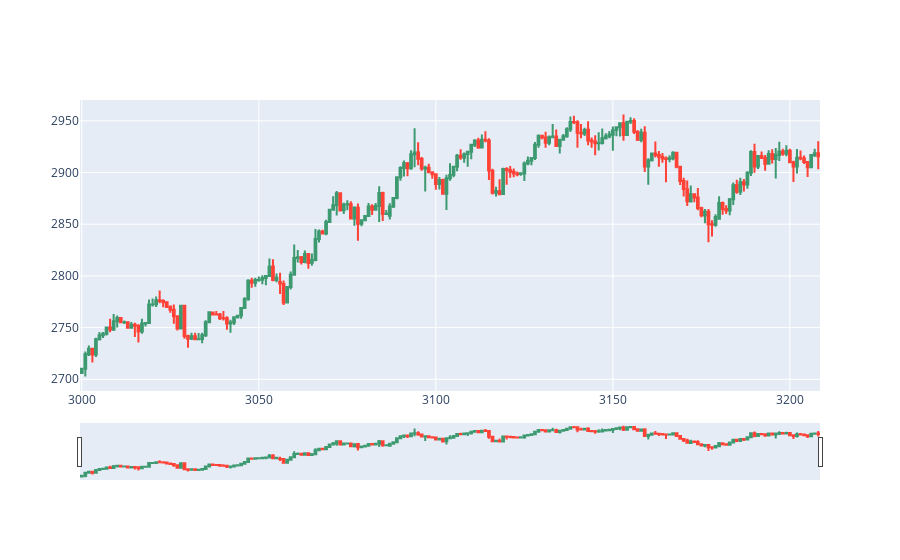

Here is the notebook cell this chart was saved with:
### Code cell
dfpl = df[3000:3209]

fig = go.Figure(data=[go.Candlestick(x=dfpl.index,
                                     open=dfpl['Open'],
                                     high=dfpl['High'],
                                     low=dfpl['Low'],
                                     close=dfpl['Close'])])

fig.show()

### Figure 1 — Plotly figure (JSON) as saved in the notebook; plotly's stock layout.template omitted (floating-point values rounded to 4 significant figures; data arrays with more than 128 entries replaced by an {"elided": "..."} marker saying what was removed)
{"data": [{"close": {"elided": "209 float values"}, "high": {"elided": "209 float values"}, "low": {"elided": "209 float values"}, "open": {"elided": "209 float values"}, "type": "candlestick", "x": {"elided": "209 int values"}}], "layout": {}}
